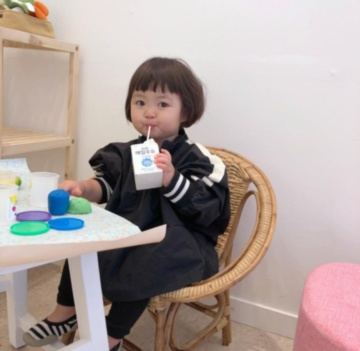
#> input picture example photos/photo.jpg, 360 x 351 px, found by its file name
$ python 'calisma8.0 - canny kenar algılama.py'
#> lines starting #> are read from the running program, lines starting #| are printed output that depends on the picture; after the words box and inside, x2 and y2 are one past the last pixel; in counts of white or black regions, pixels touching at a corner belong together
import cv2 as cv
import numpy as np

path = r"C:\Users\yakup\Desktop\image_proccess_exercises\example photos\photo.jpg"

image1 = cv.imread(path)
#> image1 is the input picture: shape (351, 360, 3); mean B, G, R 157.1, 161.2, 174.5
image2 = cv.cvtColor(image1,cv.COLOR_BGR2GRAY)
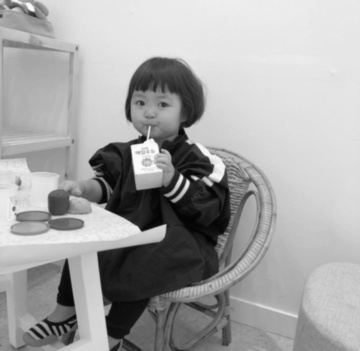
#> image2: shape (351, 360); min 1, max 254, mean 164.7

#image3 = cv.cvtColor(image2,cv.COLOR_GRAY2BGR)
#print(image3.shape)
blured = cv.GaussianBlur(image2,(5,5),0)

sample = cv.Canny(blured,threshold1=0,threshold2=110)
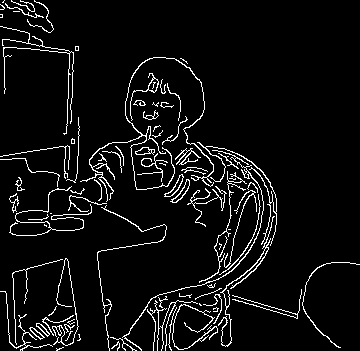
#> sample: shape (351, 360); 6.1% white in thin lines or dots

def auto_canny(image, sigma = 0.30):
    median = np.median(image)
    print("\nmedian:  ",median)
    lower = int(max( 0, ((1.0-sigma)*median)) )
    print("lower:   ",lower)
    upper = int(min( 255, ((1.0+sigma)*median)) )
    print("upper:   ",upper)
    canny = cv.Canny(image,threshold1=lower,threshold2=upper)
    return canny

wide = cv.Canny(blured,10,220)
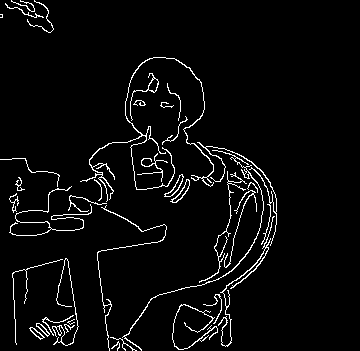
#> wide: shape (351, 360); 4.1% white in thin lines or dots, all inside (x1, y1, x2, y2) = (0, 0, 277, 351)
tight = cv.Canny(blured,200,230)
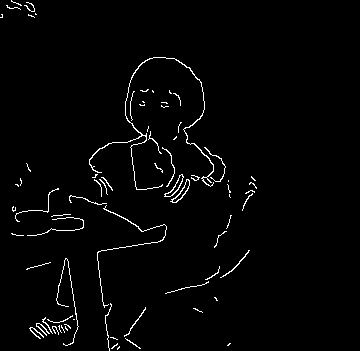
#> tight: shape (351, 360); 2% white in thin lines or dots, all inside (x1, y1, x2, y2) = (0, 0, 257, 351)
cannied = auto_canny(blured,0.5)
#> in auto_canny, `median = np.median(image)`: median = 184
#| median:   184.0
#> in auto_canny, `lower = int(max( 0, ((1.0-sigma)*median)) )`: lower = 92
#| lower:    92
#> in auto_canny, `upper = int(min( 255, ((1.0+sigma)*median)) )`: upper = 255
#| upper:    255
#> in auto_canny, `canny = cv.Canny(image,threshold1=lower,threshold2=upper)`:
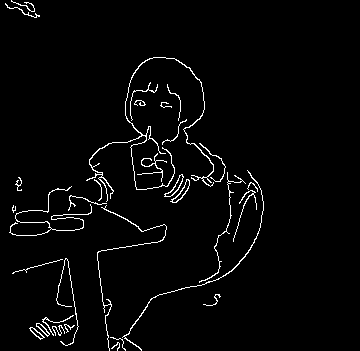
#> canny: shape (351, 360); 2.7% white in thin lines or dots, all inside (x1, y1, x2, y2) = (5, 0, 264, 351)

canny_images = np.hstack([wide,tight,cannied])
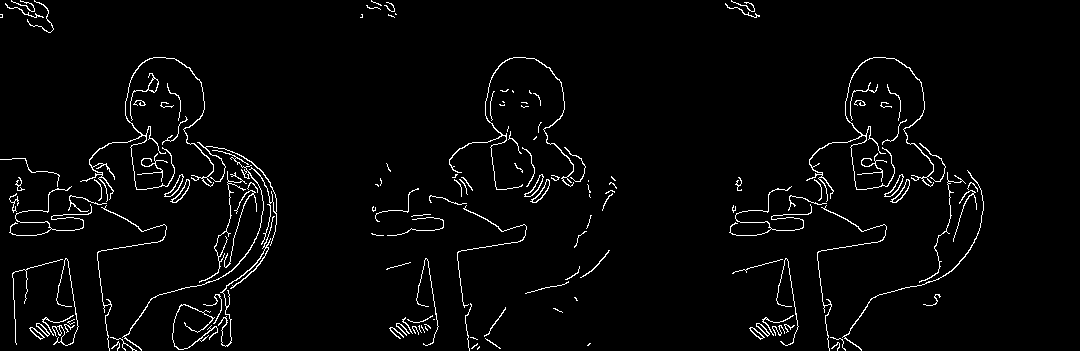
#> canny_images: shape (351, 1080); 2.9% white in thin lines or dots
cv.imshow("original", blured)
cv.imshow("canny images", canny_images)

cv.waitKey(0)
cv.destroyAllWindows()

$ run again, with example photos/agirlikli_toplam.jpg copied over example photos/photo.jpg
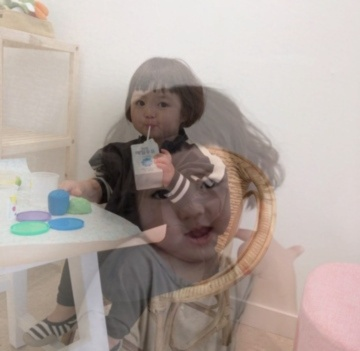
#> input picture example photos/agirlikli_toplam.jpg, 360 x 351 px, found by its file name
#> image1 is the input picture: shape (351, 360, 3); mean B, G, R 159.2, 165.2, 176.8
#> `sample = cv.Canny(blured,threshold1=0,threshold2=110)`:
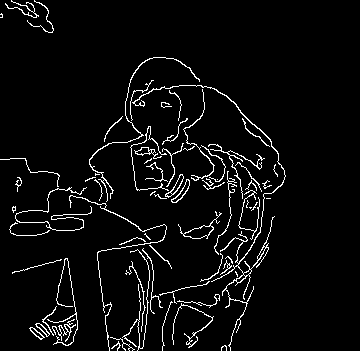
#> sample: shape (351, 360); 4.7% white in thin lines or dots, all inside (x1, y1, x2, y2) = (0, 0, 286, 351)
#> wide: shape (351, 360); 2.2% white in thin lines or dots, all inside (x1, y1, x2, y2) = (5, 0, 286, 351)
#> tight: shape (351, 360); 0.57% white in thin lines or dots, all inside (x1, y1, x2, y2) = (28, 9, 225, 346)
#> median = 182
#| median:   182.0
#> lower = 91
#| lower:    91
#> upper = 255
#| upper:    255
#> canny: shape (351, 360); 1.4% white in thin lines or dots, all inside (x1, y1, x2, y2) = (11, 0, 282, 351)
#> `canny_images = np.hstack([wide,tight,cannied])`:
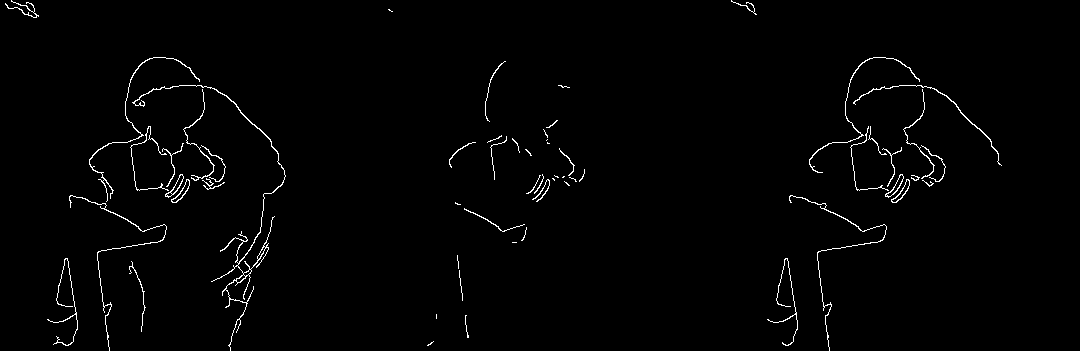
#> canny_images: shape (351, 1080); 1.4% white in thin lines or dots
